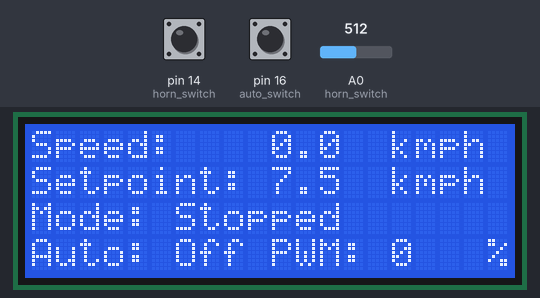
Bench run of a sketch on a simulated Arduino Uno, built with avr-gcc and run on an emulated ATmega328P. On the bench: 20×4 character LCD. Inputs (shaded band) come from the test bench; at power-on: pin 16 (auto_switch) HIGH, A0 (horn_switch) = 512, pin 14 (horn_switch) HIGH. What the sketch prints to the serial monitor is not drawn.

Above: at 1.2 s.
1.3 s: pin 16 (auto_switch) pulled LOW for 1 s
At 2.4 s:
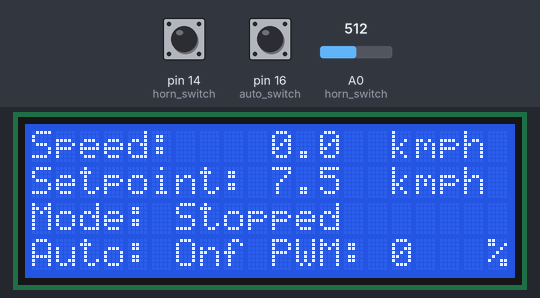
4.1 s: A0 (horn_switch) set to 716
At 4.5 s:
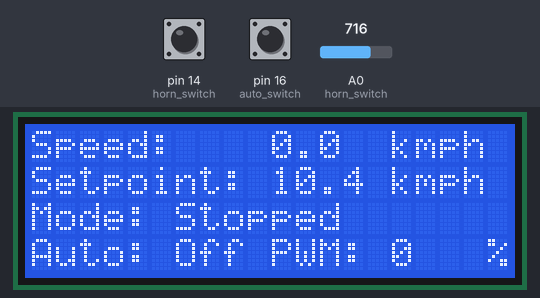
5.7 s: pin 16 (auto_switch) pulled LOW for 0.15 s
At 6.1 s:
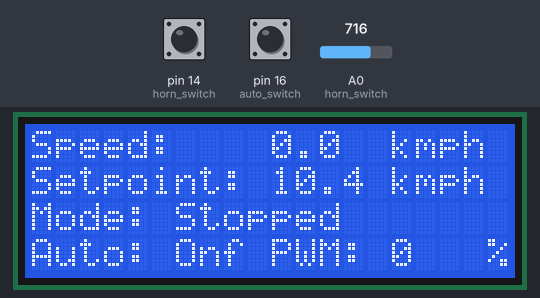
9.4 s: A0 (horn_switch) set to 900
At 10.6 s:
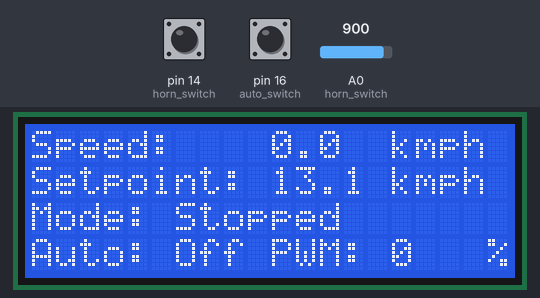
10.9 s: pin 16 (auto_switch) pulled LOW for 0.15 s
At 11.4 s:
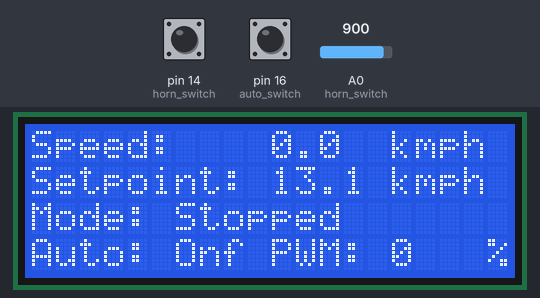
Timing chart, 0 to 13.9 s (numbered marks = the images above; inputs shaded):
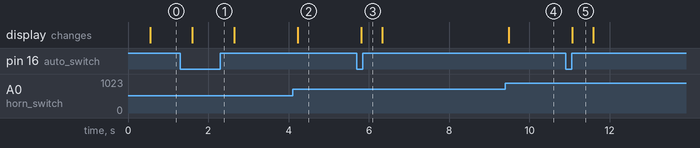

The sketch:

Controlbox_final.ino
```cpp
#include <LiquidCrystal.h>

#define deadman_switch 6
#define drive_switch_1 7
#define drive_switch_2 8
#define horn_switch 14
#define auto_switch 16
#define speed_pot 0   // Defines pin for speed setting pot

LiquidCrystal lcd(7, 6, 5, 4, 3, 2);

// Loop variables
unsigned long loop_start_time = 0;
const int loop_period = 25;
unsigned long time_last_comms_sent = 0;
const int send_period = 40;
unsigned long lcd_update_time = 0;
const int lcd_update_period = 500;

// Sent variables
byte desired_speed = 0;    // speed pot value
byte setpoint = 0;    // ramped speed setpoint
char horn = 'h';    // h - off, H - on
char drive = 'S';    // S - stop, N - neutral, F - forward, R - reverse
char autostop = 'a';    // a - off, A - on

byte actual_speed = 0;
float actual_speed_kmph = 0;
float desired_speed_kmph = 0;
byte pwm = 0;
byte pwm_percent = 0;

void setup()
{
  Serial.begin(115200);
  pin_definitions();
  lcd_setup();
}

void loop()
{
  loop_start_time = millis();

  if(millis() - time_last_comms_sent > send_period)
  {
    send_comms();
    time_last_comms_sent = millis();
  }

  setpoint = ramp_input(); // Sets desired speed to filtered setpoint based on speed pot setting

  switch_states();    // Reads swithces and sets sent variables accordingly

  receive_comms();

  if(millis() - lcd_update_time > lcd_update_period)
  {
    lcd_update();
    lcd_update_time = millis();
  }

  while(millis() - loop_start_time < loop_period) // Fixes loop time loop period in ms
  {
  }

}

void send_comms()
{
  Serial.print(',');
  Serial.print(char(setpoint));
  Serial.print(horn);
  Serial.print(drive);
  Serial.print(autostop);
}

byte ramp_input()   // Ramps input to avoid large step inputs to the control system on the loco
{
  desired_speed = map(analogRead(speed_pot),0,1023,0,150);    // maps analog value from pot to corresponding speed setpoint (150 = 15kmph)
  if (desired_speed < setpoint)
  {
    setpoint++;
    return setpoint;
  }
  else if (desired_speed > setpoint)
  {
    setpoint--;
    return setpoint;
  }
  else
  {
    return setpoint;
  }
}

void switch_states()    // Reads switches and sets output variables
{
  if(digitalRead(horn_switch) == LOW)
  {
    horn = 'H';
  }
  else
  {
    horn = 'h';
  }

  if(digitalRead(auto_switch) == LOW)
  {
    autostop = 'A';
  }
  else
  {
    autostop = 'a';
  }

  if(digitalRead(deadman_switch)==HIGH)   // deadman released
  {
    drive = 'S';
  }
  else
  {
     if(digitalRead(drive_switch_1)==LOW)  // forward
    {
      drive == 'F';
    }
    else if(digitalRead(drive_switch_2)==LOW)  // forward
    {
      drive == 'R';
    }
    else    // neutral
    {
      drive == 'N';
    }
  }
}

void pin_definitions()
{
  pinMode(deadman_switch,INPUT_PULLUP);
  pinMode(drive_switch_1,INPUT_PULLUP);
  pinMode(drive_switch_2,INPUT_PULLUP);
  pinMode(horn_switch,INPUT_PULLUP);
  pinMode(auto_switch,INPUT_PULLUP);
}

void receive_comms()
{
  while(Serial.available() > 0)
  {
    Serial.find(',');
    while(Serial.available() < 2)
    {
    }
    actual_speed = byte(Serial.read());
    pwm = byte(Serial.read());
  }
}

void lcd_setup()
{
  lcd.begin(20,4);
  lcd.clear();
  lcd.setCursor(0,0);
  lcd.print("Speed:         kmph");
  lcd.setCursor(0,1);
  lcd.print("Setpoint:      kmph");
  lcd.setCursor(0,2);
  lcd.print("Mode:");
  lcd.setCursor(0,3);
  lcd.print("Auto:     PWM:     %");
}

void lcd_update()
{
  actual_speed_kmph = actual_speed / 10.0;
  lcd.setCursor(10,0);
  lcd.print("    ");
  lcd.setCursor(10,0);
  lcd.print(actual_speed_kmph,1);

  desired_speed_kmph = desired_speed / 10.0;
  lcd.setCursor(10,1);
  lcd.print("    ");
  lcd.setCursor(10,1);
  lcd.print(desired_speed_kmph,1);

  lcd.setCursor(6,2);
  switch (drive)
  {
    case 'S':
    lcd.print("Stopped");
    break;

    case 'N':
    lcd.print("Neutral");
    break;

    case 'F':
    lcd.print("Forward");
    break;

    case 'R':
    lcd.print("Reverse");
    break;
  }

  lcd.setCursor(6,3);
  switch (autostop)
  {
    case 'a':
    lcd.print("Off");
    break;

    case 'A':
    lcd.print("On");
    break;
  }

  pwm_percent = map(pwm,0,255,0,100);
  lcd.setCursor(15,3);
  lcd.print("   ");
  lcd.setCursor(15,3);
  lcd.print(pwm_percent);
}
```

Measured:
- after the input at 1.3 s, the display: changes after 0.30 s (image 1)
- after the input at 4.1 s, the display: changes after 0.13 s (image 2)
- after the input at 5.7 s, the display: changes after 0.11 s (image 3)
- after the input at 9.4 s, the display: changes after 0.09 s (image 4)
- after the input at 10.9 s, the display: changes after 0.17 s (image 5)
- what the display in image 5 shows lasts 0.5 s, from 11.1 s to 11.6 s
